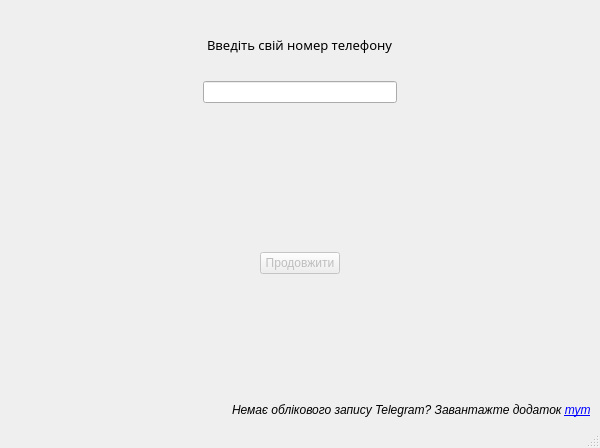
<?xml version="1.0" encoding="UTF-8"?>
<ui version="4.0">
 <class>MainWindow</class>
 <widget class="QMainWindow" name="MainWindow">
  <property name="geometry">
   <rect>
    <x>0</x>
    <y>0</y>
    <width>600</width>
    <height>448</height>
   </rect>
  </property>
  <property name="windowTitle">
   <string>TeleCloud</string>
  </property>
  <property name="windowIcon">
   <iconset resource="logo.qrc">
    <normaloff>:/:/newPrefix/logo1.png/logo.png</normaloff>:/:/newPrefix/logo1.png/logo.png</iconset>
  </property>
  <property name="autoFillBackground">
   <bool>false</bool>
  </property>
  <widget class="QWidget" name="centralwidget">
   <layout class="QVBoxLayout" name="verticalLayout_3">
    <item>
     <layout class="QHBoxLayout" name="horizontalLayout">
      <property name="spacing">
       <number>7</number>
      </property>
      <item>
       <spacer name="horizontalSpacer_9">
        <property name="orientation">
         <enum>Qt::Horizontal</enum>
        </property>
        <property name="sizeHint" stdset="0">
         <size>
          <width>40</width>
          <height>20</height>
         </size>
        </property>
       </spacer>
      </item>
      <item>
       <widget class="QLabel" name="logo">
        <property name="text">
         <string>&lt;html&gt;&lt;head/&gt;&lt;body&gt;&lt;p&gt;&lt;img src=&quot;:/:/newPrefix/logo1.png/logo.png&quot;/&gt;&lt;/p&gt;&lt;/body&gt;&lt;/html&gt;</string>
        </property>
       </widget>
      </item>
      <item>
       <spacer name="horizontalSpacer_4">
        <property name="orientation">
         <enum>Qt::Horizontal</enum>
        </property>
        <property name="sizeHint" stdset="0">
         <size>
          <width>40</width>
          <height>20</height>
         </size>
        </property>
       </spacer>
      </item>
     </layout>
    </item>
    <item>
     <layout class="QVBoxLayout" name="verticalLayout_2">
      <item>
       <layout class="QVBoxLayout" name="verticalLayout">
        <item>
         <layout class="QHBoxLayout" name="horizontalLayout_2">
          <item>
           <spacer name="horizontalSpacer_6">
            <property name="orientation">
             <enum>Qt::Horizontal</enum>
            </property>
            <property name="sizeHint" stdset="0">
             <size>
              <width>40</width>
              <height>20</height>
             </size>
            </property>
           </spacer>
          </item>
          <item>
           <widget class="QLabel" name="phonenumpls">
            <property name="font">
             <font>
              <family>Myanmar Text</family>
              <pointsize>10</pointsize>
             </font>
            </property>
            <property name="text">
             <string>Введіть свій номер телефону</string>
            </property>
           </widget>
          </item>
          <item>
           <spacer name="horizontalSpacer_5">
            <property name="orientation">
             <enum>Qt::Horizontal</enum>
            </property>
            <property name="sizeHint" stdset="0">
             <size>
              <width>40</width>
              <height>20</height>
             </size>
            </property>
           </spacer>
          </item>
         </layout>
        </item>
       </layout>
      </item>
      <item>
       <spacer name="verticalSpacer_2">
        <property name="orientation">
         <enum>Qt::Vertical</enum>
        </property>
        <property name="sizeType">
         <enum>QSizePolicy::Fixed</enum>
        </property>
        <property name="sizeHint" stdset="0">
         <size>
          <width>20</width>
          <height>20</height>
         </size>
        </property>
       </spacer>
      </item>
      <item>
       <layout class="QHBoxLayout" name="horizontalLayout_4">
        <property name="spacing">
         <number>0</number>
        </property>
        <item>
         <spacer name="horizontalSpacer_7">
          <property name="orientation">
           <enum>Qt::Horizontal</enum>
          </property>
          <property name="sizeHint" stdset="0">
           <size>
            <width>40</width>
            <height>20</height>
           </size>
          </property>
         </spacer>
        </item>
        <item>
         <widget class="QLineEdit" name="user_input">
          <property name="sizePolicy">
           <sizepolicy hsizetype="Expanding" vsizetype="Fixed">
            <horstretch>0</horstretch>
            <verstretch>0</verstretch>
           </sizepolicy>
          </property>
          <property name="sizeIncrement">
           <size>
            <width>0</width>
            <height>0</height>
           </size>
          </property>
          <property name="baseSize">
           <size>
            <width>0</width>
            <height>0</height>
           </size>
          </property>
          <property name="dragEnabled">
           <bool>false</bool>
          </property>
          <property name="clearButtonEnabled">
           <bool>false</bool>
          </property>
         </widget>
        </item>
        <item>
         <spacer name="horizontalSpacer_8">
          <property name="orientation">
           <enum>Qt::Horizontal</enum>
          </property>
          <property name="sizeHint" stdset="0">
           <size>
            <width>40</width>
            <height>20</height>
           </size>
          </property>
         </spacer>
        </item>
       </layout>
      </item>
     </layout>
    </item>
    <item>
     <widget class="QLabel" name="alertLabel">
      <property name="enabled">
       <bool>true</bool>
      </property>
      <property name="text">
       <string/>
      </property>
      <property name="alignment">
       <set>Qt::AlignCenter</set>
      </property>
     </widget>
    </item>
    <item>
     <spacer name="verticalSpacer">
      <property name="orientation">
       <enum>Qt::Vertical</enum>
      </property>
      <property name="sizeHint" stdset="0">
       <size>
        <width>20</width>
        <height>40</height>
       </size>
      </property>
     </spacer>
    </item>
    <item>
     <layout class="QHBoxLayout" name="horizontalLayout_3">
      <property name="spacing">
       <number>7</number>
      </property>
      <property name="topMargin">
       <number>0</number>
      </property>
      <item>
       <spacer name="horizontalSpacer_2">
        <property name="orientation">
         <enum>Qt::Horizontal</enum>
        </property>
        <property name="sizeHint" stdset="0">
         <size>
          <width>50</width>
          <height>20</height>
         </size>
        </property>
       </spacer>
      </item>
      <item>
       <widget class="QPushButton" name="enter_button">
        <property name="enabled">
         <bool>false</bool>
        </property>
        <property name="font">
         <font>
          <pointsize>9</pointsize>
         </font>
        </property>
        <property name="text">
         <string>Продовжити</string>
        </property>
       </widget>
      </item>
      <item>
       <spacer name="horizontalSpacer_3">
        <property name="orientation">
         <enum>Qt::Horizontal</enum>
        </property>
        <property name="sizeHint" stdset="0">
         <size>
          <width>40</width>
          <height>20</height>
         </size>
        </property>
       </spacer>
      </item>
     </layout>
    </item>
    <item>
     <spacer name="verticalSpacer_3">
      <property name="orientation">
       <enum>Qt::Vertical</enum>
      </property>
      <property name="sizeHint" stdset="0">
       <size>
        <width>20</width>
        <height>10</height>
       </size>
      </property>
     </spacer>
    </item>
    <item alignment="Qt::AlignRight">
     <widget class="QLabel" name="label">
      <property name="font">
       <font>
        <family>Segoe UI</family>
        <weight>50</weight>
        <italic>true</italic>
        <bold>false</bold>
        <underline>false</underline>
        <kerning>true</kerning>
       </font>
      </property>
      <property name="text">
       <string>&lt;html&gt;&lt;head/&gt;&lt;body&gt;&lt;p&gt;Немає облікового запису Telegram? Завантажте додаток &lt;a href=&quot;https://t.me/&quot;&gt;&lt;span style=&quot; text-decoration: underline; color:#0000ff;&quot;&gt;тут&lt;/span&gt;&lt;/a&gt;&lt;/p&gt;&lt;/body&gt;&lt;/html&gt;</string>
      </property>
      <property name="indent">
       <number>0</number>
      </property>
      <property name="openExternalLinks">
       <bool>true</bool>
      </property>
      <property name="textInteractionFlags">
       <set>Qt::TextBrowserInteraction</set>
      </property>
     </widget>
    </item>
   </layout>
  </widget>
  <widget class="QStatusBar" name="statusbar"/>
 </widget>
 <resources>
  <include location="logo.qrc"/>
 </resources>
 <connections/>
</ui>
